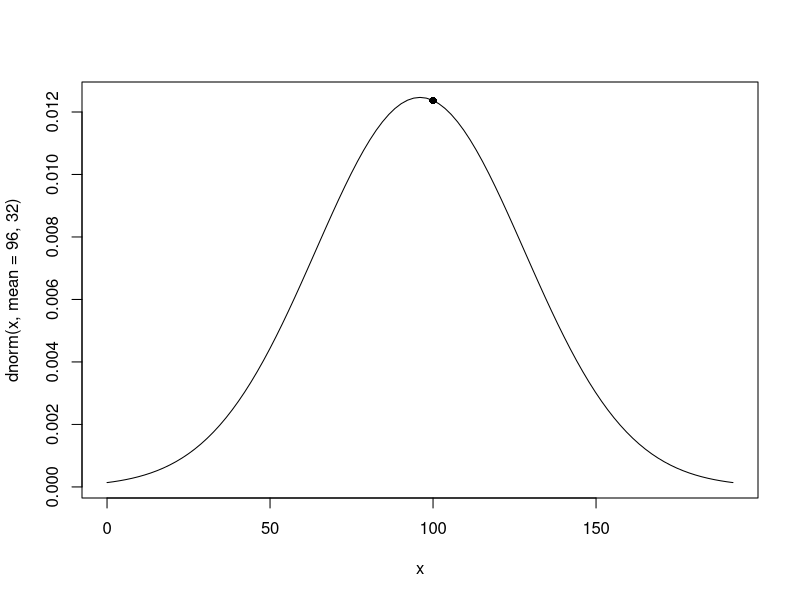
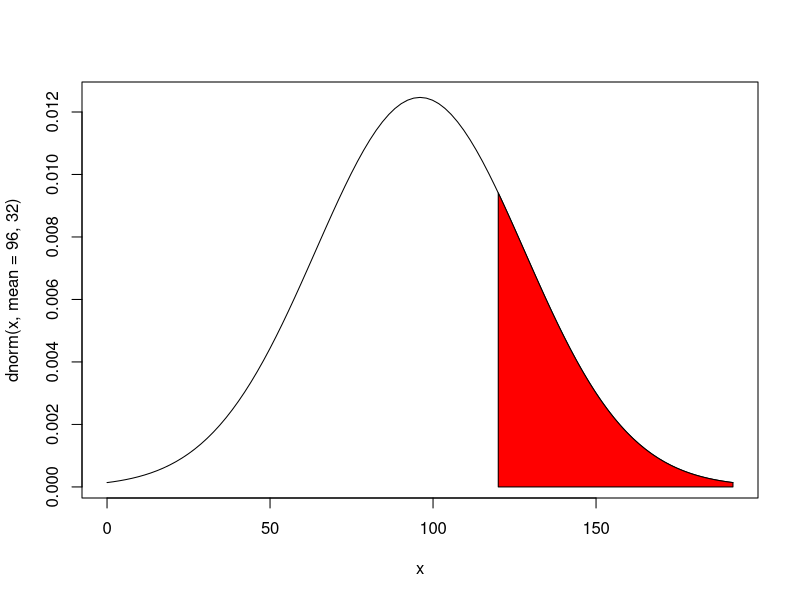
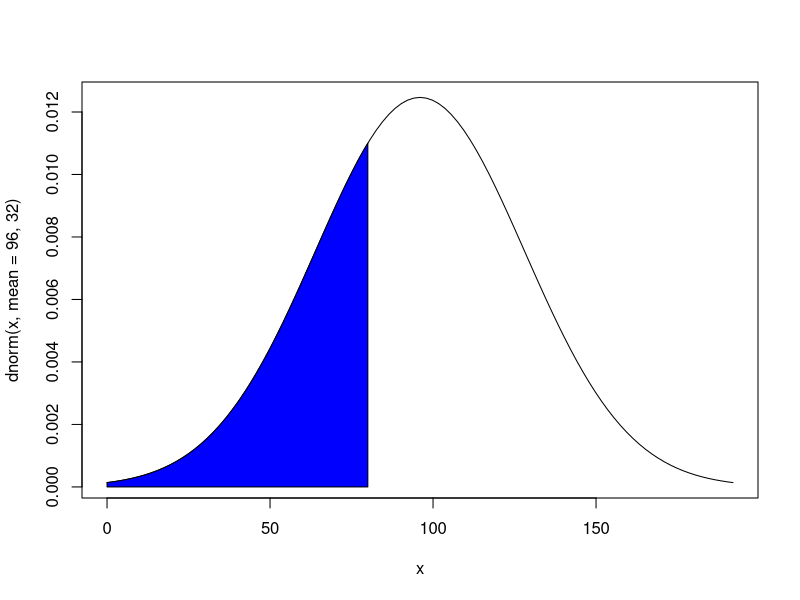
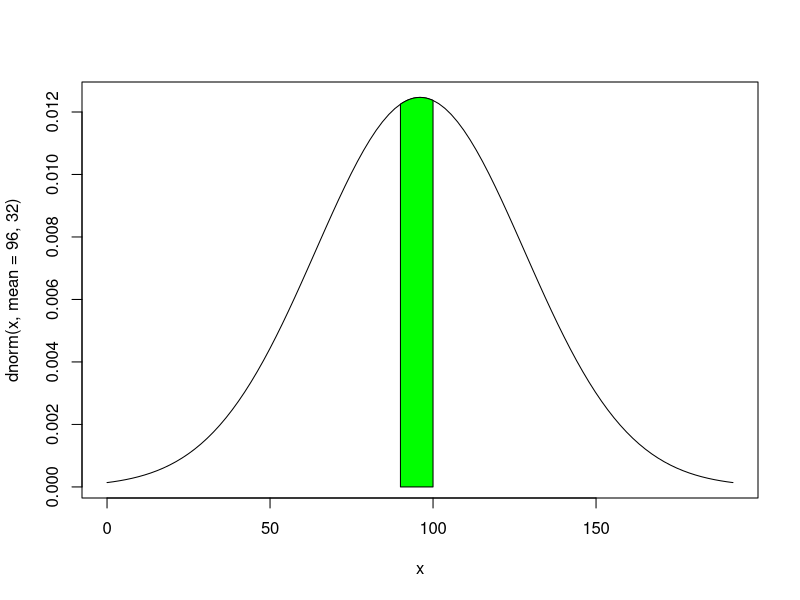
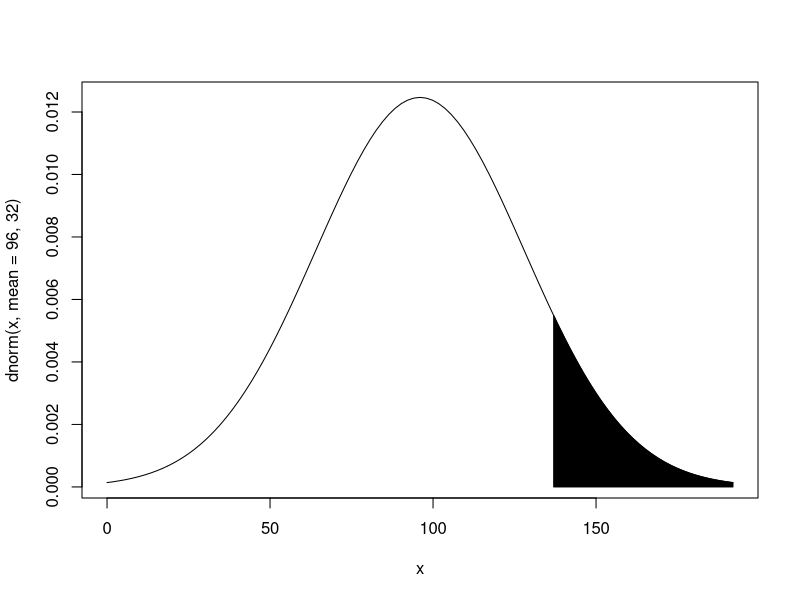

R code for these plots, in order:
## ---- chunk 1
answer_a <- dnorm(100,mean = 96,sd = 32)
print(answer_a)
## ---- chunk 2
curve(dnorm(x,mean = 96,32),from = 0,to = 192)
points(x = 100,y = answer_a,pch=16)
## ---- chunk 3
answer_b <- pnorm(120,mean = 96,sd = 32,lower.tail = FALSE)
print(answer_b)
## ---- chunk 4
curve(dnorm(x,mean = 96,32),from = 0,to = 192)
cord.x <- c(120,seq(120,192,by = 0.01),192)
cord.y <- c(0,dnorm(seq(120,192,0.01),mean = 96,sd = 32),0)
polygon(cord.x,cord.y,col="red")
## ---- chunk 5
answer_c <- pnorm(80,mean = 96,sd = 32)
print(answer_c)
## ---- chunk 6
curve(dnorm(x,mean = 96,32),from = 0,to = 192)
cord.x <- c(0,seq(0,80,by = 0.01),80)
cord.y <- c(0,dnorm(seq(0,80,0.01),mean = 96,sd = 32),0)
polygon(cord.x,cord.y,col="blue")
## ---- chunk 7
answer_d <- diff(pnorm(c(90,100),mean = 96,sd = 32))
print(answer_d)
## ---- chunk 8
curve(dnorm(x,mean = 96,32),from = 0,to = 192)
cord.x <- c(90,seq(90,100,by = 0.01),100)
cord.y <- c(0,dnorm(seq(90,100,0.01),mean = 96,sd = 32),0)
polygon(cord.x,cord.y,col="green")
## ---- chunk 9
answer_e <- qnorm(0.1,mean = 96,sd = 32,lower.tail = FALSE)
print(answer_e)
## ---- chunk 10
curve(dnorm(x,mean = 96,32),from = 0,to = 192)
cord.x <- c(137,seq(137,192,by = 0.01),192)
cord.y <- c(0,dnorm(seq(137,192,0.01),mean = 96,sd = 32),0)
polygon(cord.x,cord.y,col="black")
